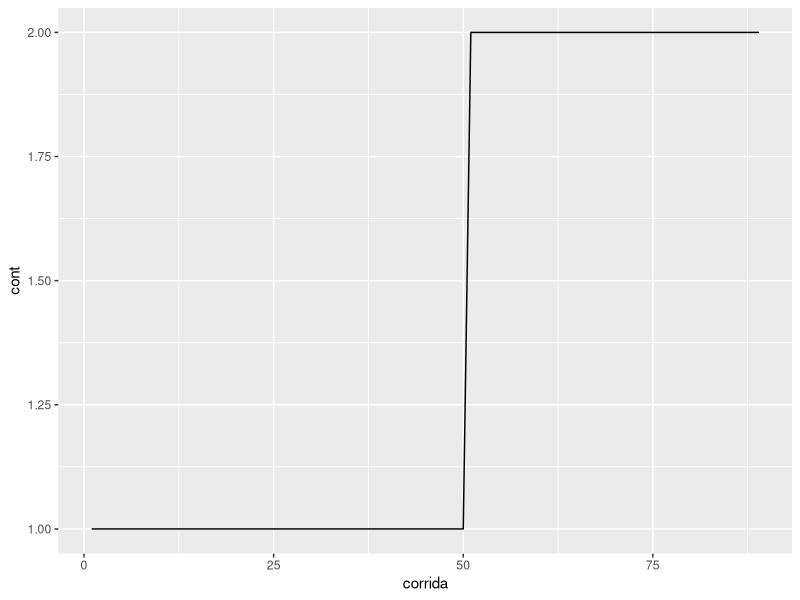
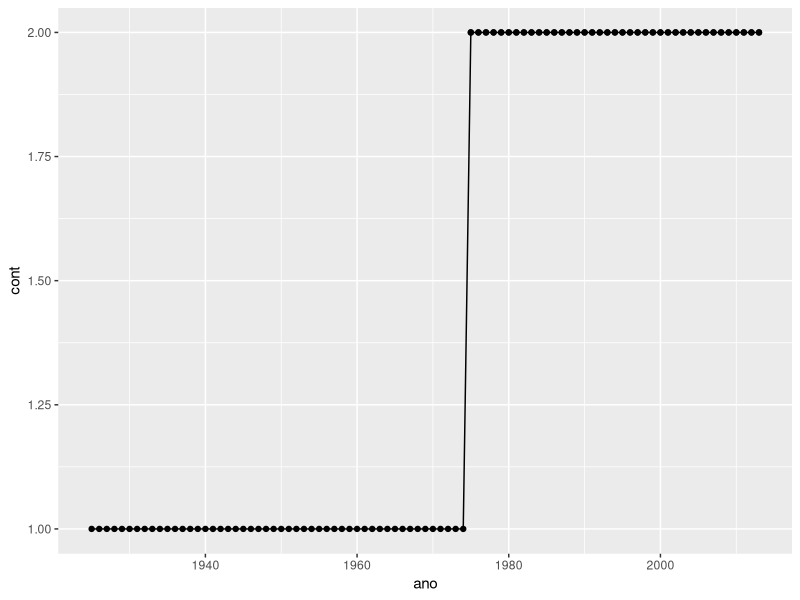
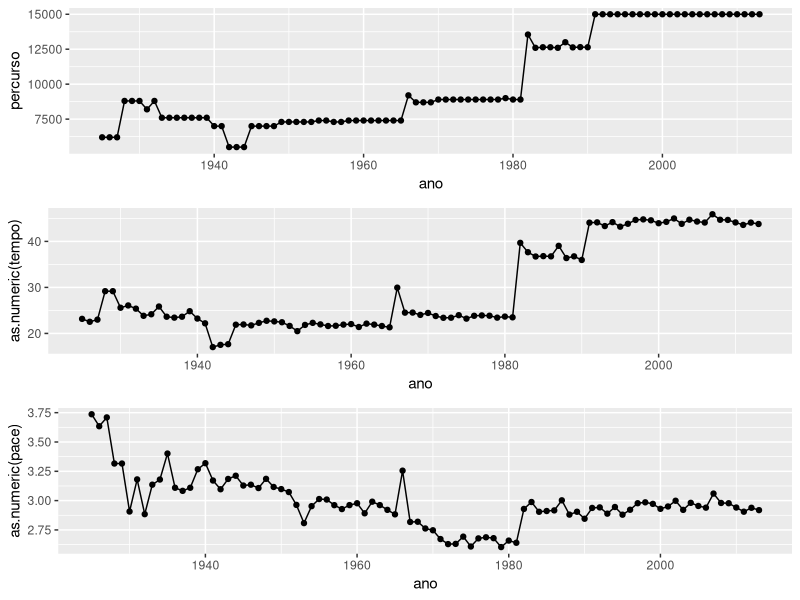
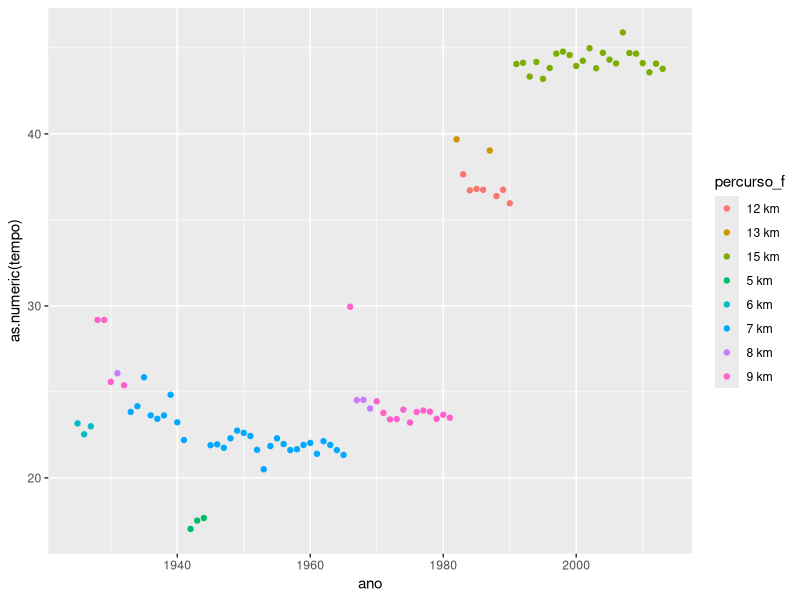
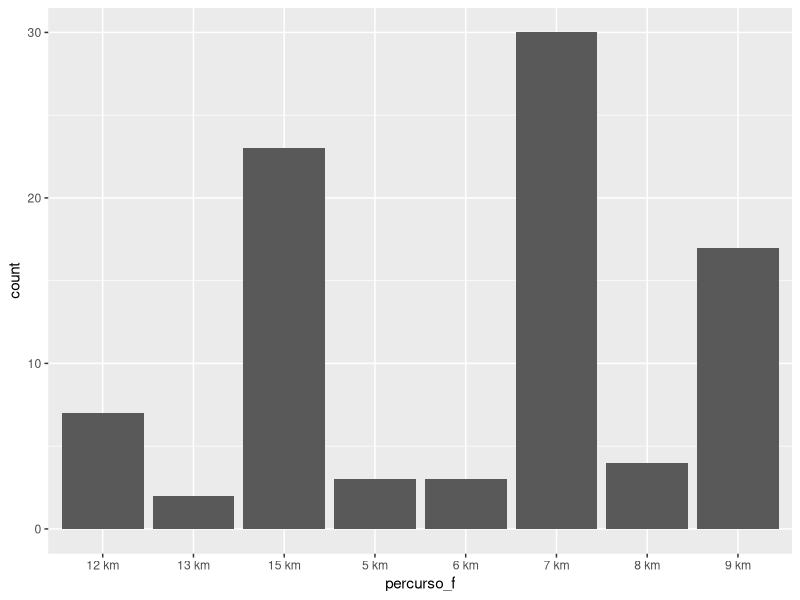
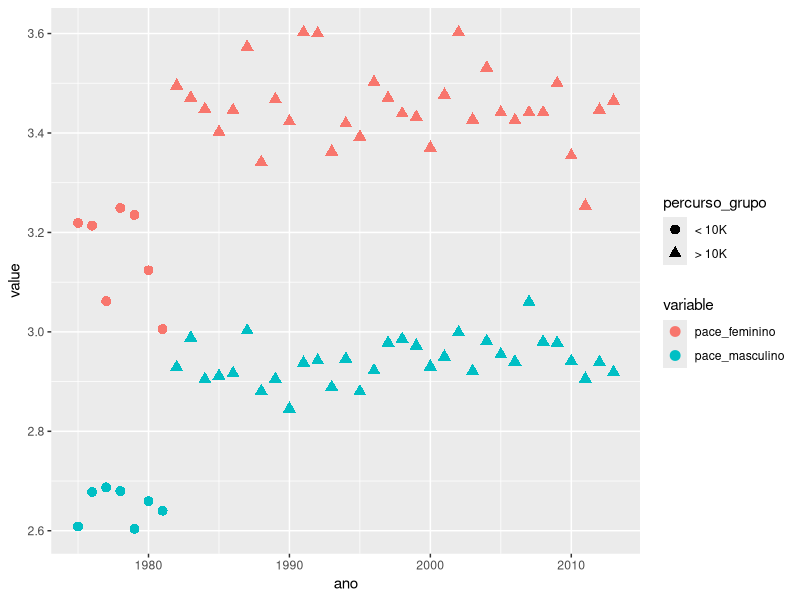
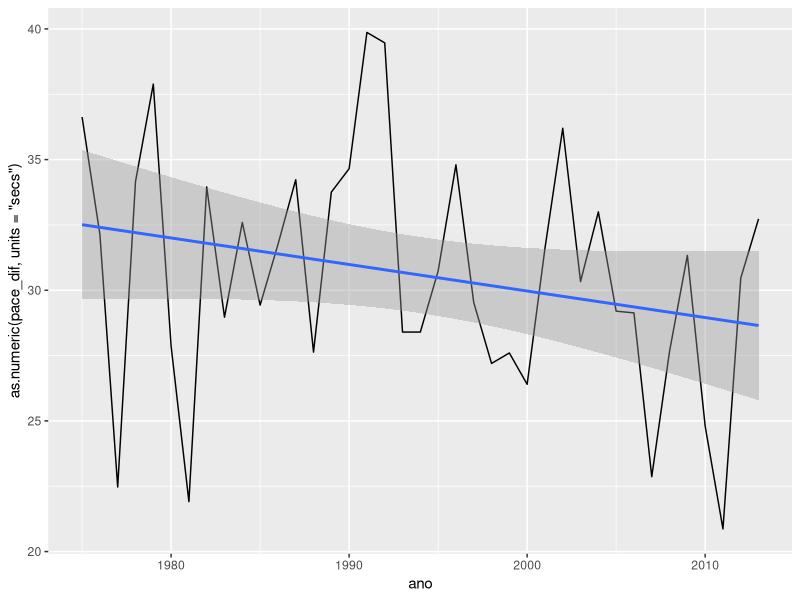
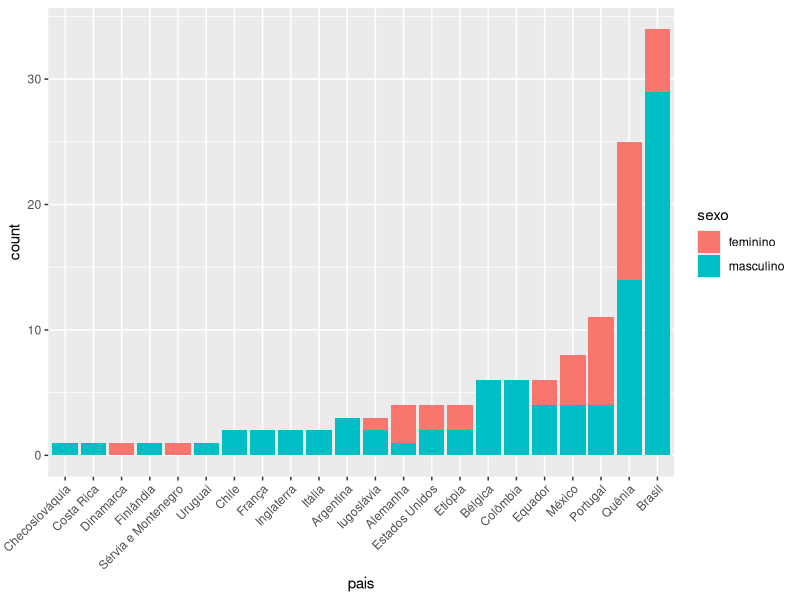

The R source for these figures, in order:

library(ggplot2)
library(dplyr)
library(tidyr)
library(lubridate)

ss <- read.csv('saosilvestre.csv', header=TRUE, stringsAsFactor=FALSE)

# limpeza de dados (1) ----

ss_agg <- ss %>% group_by(corrida) %>% mutate(cont=n())
ggplot(ss_agg, aes(x=corrida, y=cont)) + geom_line()

ss_agg <- ss %>% group_by(ano) %>% mutate(cont=n())
ggplot(ss_agg, aes(x=ano, y=cont)) + geom_line() + geom_point()

ss <- ss %>% mutate(ano=ifelse(corrida == 90, 2014, ano))

ss <- ss %>%
  mutate(data=ISOdate(ano, 12, 31), 
         horario=paste(format(data, '%Y-%m-%d'), horario),
         tempo=as.difftime(tempo),
         pace=1000*tempo/percurso) %>% # criar data e pace e formatar tempo e horario
  arrange(ano, tempo) %>%              # ordenar por tempo
  group_by(ano) %>%                    # agrupar por ano e marcar masculino e feminino
  mutate(sexo=if (n() == 1) 'masculino' else c('masculino', 'feminino')) %>%
  ungroup

# limpeza de dados (2) ----
# dados faltantes
idx <- grep('^-', ss$pais)
ss[idx[1], 'pais'] <- 'Brasil'
ss[idx[2], 'pais'] <- 'Quênia'

idx <- grep('^$', ss$pais)
ss[idx, 'pais'] <- 'Brasil'

# percurso errado - atualiza o percurso e recalcula o pace.
# o pace ajuda a identificar o percurso errado
ss[which(ss$pace > 4),]$percurso <- 15000
ss[which(ss$corrida == 52),]$percurso <- 8900
ss <- ss %>% mutate(pace=1000*tempo/percurso)

write.csv(ss, file='saosilvestre-lf.csv', row.names=FALSE)

# gráficos masculino ----
library(gridExtra)
plot1 <- ggplot(data=subset(ss, sexo=='masculino'), aes(x=ano, y=percurso)) +
  geom_point() +
  geom_line()
plot2 <- ggplot(data=subset(ss, sexo=='masculino'), aes(x=ano, y=as.numeric(tempo))) +
  geom_point() +
  geom_line()
plot3 <- ggplot(data=subset(ss, sexo=='masculino'), aes(x=ano, y=as.numeric(pace))) +
  geom_point() +
  geom_line()
grid.arrange(plot1, plot2, plot3, nrow=3)

round_percurso <- function(x) {
  x_int <- as.integer(x)
  x_int <- ifelse(abs(x - x_int) >= 0.8, round(x), floor(x))
  as.integer(x_int)
}

ss_masc <- ss %>% subset(sexo=='masculino') %>%
  mutate(percurso_f=as.factor(paste(round_percurso(percurso/1000), 'km')))

ggplot(data=ss_masc,
       aes(x=ano, y=as.numeric(tempo), colour=percurso_f)) +
  geom_point()

ggplot(data=ss_masc, aes(x=percurso_f)) +
  geom_bar()

# agrupamento por ano para comparar masculino e feminino
ss_ano <- ss %>%
  group_by(ano) %>% 
  summarise(corrida=n(), masculino=min(tempo), feminino=max(tempo), percurso=max(percurso)) %>%
  mutate(pace_masculino=1000*masculino/percurso, pace_feminino=1000*feminino/percurso) %>%
  mutate(percurso_grupo=cut(percurso, breaks=c(0,10000, 15000), labels=c('< 10K', '> 10K'))) %>%
  mutate(pace_dif=pace_feminino-pace_masculino) %>%
  select(ano, corrida, percurso_grupo, pace_masculino, pace_feminino, pace_dif)

ss_ano_m <- tidyr::gather(ss_ano, variable, value, -ano, -corrida, -percurso_grupo, -pace_dif)
ss_ano_m <- ss_ano_m %>% mutate(value=as.numeric(value))


# análise pace_dif ----
# 
ggplot(data=filter(ss_ano_m, corrida == 2), aes(x=ano, y=value, colour=variable, shape=percurso_grupo)) +
  geom_point(size=3)

ggplot(data=filter(ss_ano, corrida == 2), aes(x=ano, y=as.numeric(pace_dif, units='secs'))) +
  geom_line() + stat_smooth(method='lm')

# análise da regressão pace_dif ~ ano
fit <- lm(as.numeric(pace_dif) ~ ano, data=filter(ss_ano, corrida == 2))
summary(fit)

# análise de vitórias por pais ----
tb_pais <- table(ss$pais)
ss_pais <- ss %>% mutate(pais=factor(pais, levels=names(tb_pais)[order(tb_pais)]))

ggplot(data=ss_pais, aes(pais, fill=sexo)) +
  geom_bar() +
  theme(axis.text.x=element_text(angle=45, hjust=1))

tb_pais <- table(ss$pais)
tb_pais_s <- table(ss$pais, ss$sexo)
.levels <- names(tb_pais)[order(tb_pais, tb_pais_s[,1], tb_pais_s[,2])]
ss_pais <- ss %>% mutate(pais=factor(pais, levels=.levels))

ggplot(data=ss_pais, aes(pais, fill=sexo)) +
  geom_bar() +
  theme(axis.text.x=element_text(angle=45, hjust=1))

# análise de vitórias por pais acumuladas ----


# análise de umidade relativa ----
#
temp <- read.csv('temperatura.csv', header=TRUE, stringsAsFactor=FALSE)
temp <- temp %>%
  mutate(Data=dmy(Data))

ggplot(data=temp, aes(x=Data, y=UmidadeRelativaMedia)) + geom_point() + stat_smooth(method='lm')

fit <- lm(as.numeric(UmidadeRelativaMedia) ~ year(Data), data=temp)
summary(fit)

ggplot(data=gather(temp, variable, value, -Data, -UmidadeRelativaMedia), aes(x=Data, y=value, colour=variable)) +
  geom_point() + stat_smooth(method='lm')

fit <- lm(as.numeric(TempCompensadaMedia) ~ year(Data), data=temp)
summary(fit)

# relacionando pace masculino e UmidadeRelativaMedia e TempCompensadaMedia
temp <- temp %>% mutate(ano=year(Data))
ss_temp <- merge(ss_ano, temp, by='ano')

ggplot(data=filter(ss_temp, percurso_grupo == '> 10K'), aes(x=TempCompensadaMedia, y=as.numeric(pace_masculino), colour=ano)) +
  geom_point() + stat_smooth(method='lm')

ggplot(data=filter(ss_temp, percurso_grupo == '> 10K'), aes(x=UmidadeRelativaMedia, y=as.numeric(pace_masculino), colour=ano)) +
  geom_point() + stat_smooth(method='lm')

fit <- lm(as.numeric(pace_masculino) ~ as.numeric(TempCompensadaMedia), data=filter(ss_temp, percurso_grupo == '> 10K'))
summary(fit)

fit <- lm(as.numeric(pace_masculino) ~ as.numeric(UmidadeRelativaMedia), data=filter(ss_temp, percurso_grupo == '> 10K'))
summary(fit)

